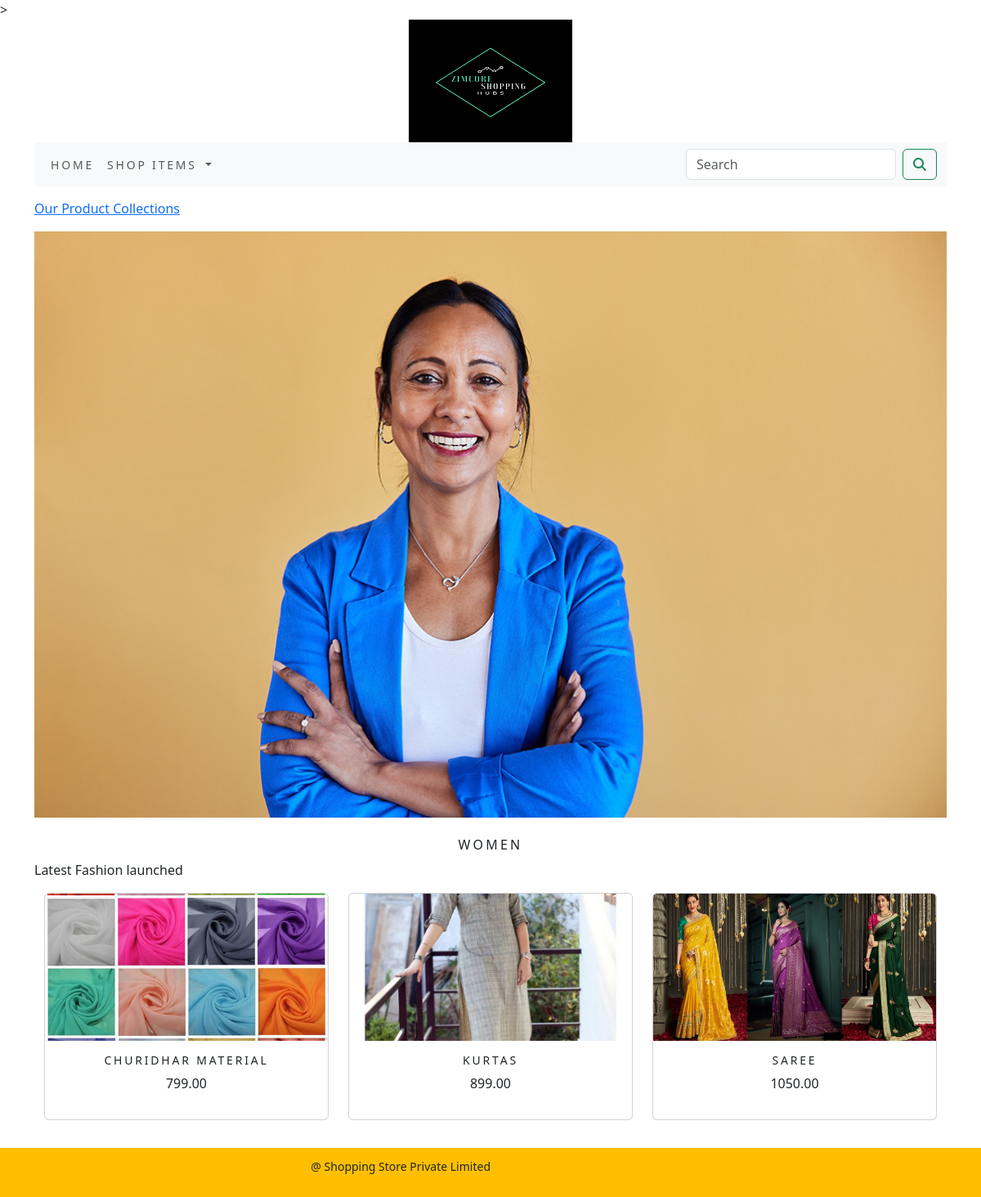
The app's page /shop/women/ with its own data.
### shopapp/models.py (models this page shows, shortened)
class Category(models.Model):
    name = models.CharField(max_length=250, unique=True)
    slug = models.SlugField(max_length=250, unique=True)
    description = models.TextField(blank=True)
    image = models.ImageField(upload_to='category', blank=True)
    class Meta:
        ordering = ('name',)
        verbose_name = 'category'
        verbose_name_plural = 'categories'
    def get_url(self):
        return reverse('shopapp:products_by_category', args=[self.slug])

class Product(models.Model):
    name = models.CharField(max_length=250, unique=True)
    slug = models.SlugField(max_length=250, unique=True)
    description = models.TextField(blank=True)
    price = models.DecimalField(max_digits=10, decimal_places=2)
    category = models.ForeignKey(Category, on_delete=models.CASCADE)
    image = models.ImageField(upload_to='product', blank=True)
    stock = models.IntegerField()
    available = models.BooleanField(default=True)
    created = models.DateTimeField(auto_now_add=True)
    updated = models.DateTimeField(auto_now=True)
    def get_url(self):
        return reverse('shopapp:prodcatdetail', args=[self.category.slug, self.slug])
    class Meta:
        ordering = ('name',)
        verbose_name = 'product'
        verbose_name_plural = 'products'

### shopapp/views.py (the view)
# urls.py: path('', views.allProdCat, name='allProdCat'),
def allProdCat(request, c_slug=None):
    c_page = None
    products_list = None
    if c_slug != None:
        c_page = get_object_or_404(Category, slug=c_slug)
        products_list = Product.objects.all().filter(category=c_page, available=True)
    else:
        products_list = Product.objects.all().filter(available=True)
    paginator=Paginator(products_list,6)
    try:
        page=int(request.GET.get('page', '1'))
    except:
        page=1
    try:
        products=paginator.page(page)
    except (EmptyPage, InvalidPage):
        products=paginator.page(paginator.num_pages)
    return render(request, "category.html", {'category': c_page, 'products': products})

### cart/context_processors.py (called while the page is built)
def counter(request):
    item_count=0
    if 'admin' in request.path:
        return {}
    else:
        try:
            cart=Cart.objects.filter(cart_id=_cart_id(request))
            car_items=CartItem.objects.all().filter(cart=cart[:1])
            for cart_item in car_items:
                item_count += cart_item.quantity
        except Cart.DoesNotExist:
            item_count = 0
    return dict(item_count=item_count)

### cart/views.py (called while the page is built)
def _cart_id(request):
    cart = request.session.session_key
    if not cart:
        cart = request.session.create()
    return cart

### shopapp/context_processors.py (called while the page is built)
def menu_links(request):
    links = Category.objects.all()
    return dict(links=links)

### Templates/category.html (shortened to what this page needs)
{% extends 'base.html' %}
{% load static %}
{% block content %}
{% if category %}
<div>
    <div class="row my_row_class">
        <div class="mx-auto">
        <p> <a href="{% url 'shopapp:allProdCat' %}"> Our Product Collections</a></p>
    </div>
        </div>
</div>
{% endif %}
<div class="mx_auto">
    {% if category %}
    <img class="my_image" src="{{category.image.url}}" alt="{{category.name}}" width="300" height="300">
</div>
<br>
<div>
    <h1 class="text-center my_title">{{category.name}}</h1>
    <p class="text-justify">{{category.description}}</p>
</div>
    {% endif %}
<div class="container">
    <div class=" row mx_auto">
        {% for product in products.object_list %}
        <div class="my_bottom_margin col-9 col-sm-12 col-md-4 col-lg-4">
            <div class="card text-center" style="min-width: 18rem;">
                <a href="{{product.get_url}}"><img class="card-img-top my_image" src="{{product.image.url}}" alt="{{product.name}}" width="200" height="100"></a>
            <div class="card-body">
                <h4>{{product.name}}</h4>
                <p>{{product.price}}</p>
            </div>
        </div>
    </div>
    {% endfor %}
    </div>
    <br>
</div>
{% endblock %}

### static/css/custom.css (style rules this page uses)
body { font-family: 'Roboto', sans-serif; }
.my_row_class { padding-top: 15px; }
.my_image { width:100%; height: auto; }
.my_title { font-size: 16px; text-transform: uppercase; letter-spacing: .2em; }
.my_bottom_margin { margin-bottom: 10px; }
.card-body h4 { font-size: 14px; text-transform: uppercase; letter-spacing: .2em; }
.card-img-top { width: 100%; height: 15vw; object-fit: cover; }

### records on screen
Category: image (picture), name "WOMEN", description "Latest Fashion launched"
Product: image (picture), name "CHURIDHAR MATERIAL", price "799.00"
Product: image (picture), name "KURTAS", price "899.00"
Product: image (picture), name "SAREE", price "1050.00"
